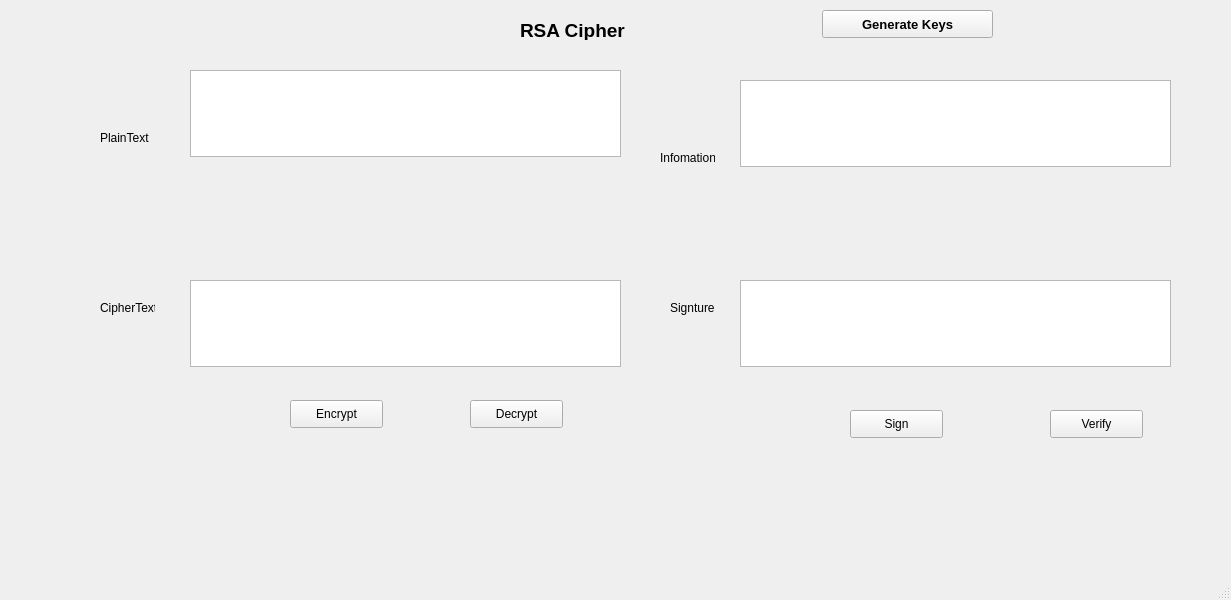
<?xml version="1.0" encoding="UTF-8"?>
<ui version="4.0">
 <class>MainWindow</class>
 <widget class="QMainWindow" name="MainWindow">
  <property name="geometry">
   <rect>
    <x>0</x>
    <y>0</y>
    <width>1231</width>
    <height>600</height>
   </rect>
  </property>
  <property name="windowTitle">
   <string>MainWindow</string>
  </property>
  <widget class="QWidget" name="centralwidget">
   <widget class="QPlainTextEdit" name="txt_cipher_text">
    <property name="geometry">
     <rect>
      <x>190</x>
      <y>280</y>
      <width>431</width>
      <height>87</height>
     </rect>
    </property>
   </widget>
   <widget class="QPlainTextEdit" name="txt_plain_text">
    <property name="geometry">
     <rect>
      <x>190</x>
      <y>70</y>
      <width>431</width>
      <height>87</height>
     </rect>
    </property>
   </widget>
   <widget class="QPushButton" name="btn_decrypt">
    <property name="geometry">
     <rect>
      <x>470</x>
      <y>400</y>
      <width>93</width>
      <height>28</height>
     </rect>
    </property>
    <property name="text">
     <string>Decrypt</string>
    </property>
   </widget>
   <widget class="QLabel" name="label">
    <property name="geometry">
     <rect>
      <x>100</x>
      <y>130</y>
      <width>55</width>
      <height>16</height>
     </rect>
    </property>
    <property name="text">
     <string>PlainText</string>
    </property>
   </widget>
   <widget class="QPushButton" name="btn_encrypt">
    <property name="geometry">
     <rect>
      <x>290</x>
      <y>400</y>
      <width>93</width>
      <height>28</height>
     </rect>
    </property>
    <property name="text">
     <string>Encrypt</string>
    </property>
   </widget>
   <widget class="QLabel" name="label_3">
    <property name="geometry">
     <rect>
      <x>100</x>
      <y>300</y>
      <width>55</width>
      <height>16</height>
     </rect>
    </property>
    <property name="text">
     <string>CipherText</string>
    </property>
   </widget>
   <widget class="QPlainTextEdit" name="txt_info">
    <property name="geometry">
     <rect>
      <x>740</x>
      <y>80</y>
      <width>431</width>
      <height>87</height>
     </rect>
    </property>
   </widget>
   <widget class="QPlainTextEdit" name="txt_sign">
    <property name="geometry">
     <rect>
      <x>740</x>
      <y>280</y>
      <width>431</width>
      <height>87</height>
     </rect>
    </property>
   </widget>
   <widget class="QLabel" name="label_2">
    <property name="geometry">
     <rect>
      <x>660</x>
      <y>150</y>
      <width>55</width>
      <height>16</height>
     </rect>
    </property>
    <property name="text">
     <string>Infomation</string>
    </property>
   </widget>
   <widget class="QLabel" name="label_4">
    <property name="geometry">
     <rect>
      <x>670</x>
      <y>300</y>
      <width>55</width>
      <height>16</height>
     </rect>
    </property>
    <property name="text">
     <string>Signture</string>
    </property>
   </widget>
   <widget class="QPushButton" name="btn_sign">
    <property name="geometry">
     <rect>
      <x>850</x>
      <y>410</y>
      <width>93</width>
      <height>28</height>
     </rect>
    </property>
    <property name="text">
     <string>Sign</string>
    </property>
   </widget>
   <widget class="QPushButton" name="btn_verify">
    <property name="geometry">
     <rect>
      <x>1050</x>
      <y>410</y>
      <width>93</width>
      <height>28</height>
     </rect>
    </property>
    <property name="text">
     <string>Verify</string>
    </property>
   </widget>
   <widget class="QLabel" name="label_5">
    <property name="geometry">
     <rect>
      <x>520</x>
      <y>20</y>
      <width>151</width>
      <height>20</height>
     </rect>
    </property>
    <property name="font">
     <font>
      <pointsize>14</pointsize>
      <weight>75</weight>
      <bold>true</bold>
     </font>
    </property>
    <property name="text">
     <string>RSA Cipher</string>
    </property>
   </widget>
   <widget class="QPushButton" name="btn_gen_keys">
    <property name="geometry">
     <rect>
      <x>822</x>
      <y>10</y>
      <width>171</width>
      <height>28</height>
     </rect>
    </property>
    <property name="font">
     <font>
      <pointsize>10</pointsize>
      <weight>75</weight>
      <bold>true</bold>
     </font>
    </property>
    <property name="text">
     <string>Generate Keys</string>
    </property>
   </widget>
  </widget>
  <widget class="QMenuBar" name="menubar">
   <property name="geometry">
    <rect>
     <x>0</x>
     <y>0</y>
     <width>1231</width>
     <height>26</height>
    </rect>
   </property>
  </widget>
  <widget class="QStatusBar" name="statusbar"/>
 </widget>
 <resources/>
 <connections/>
</ui>
